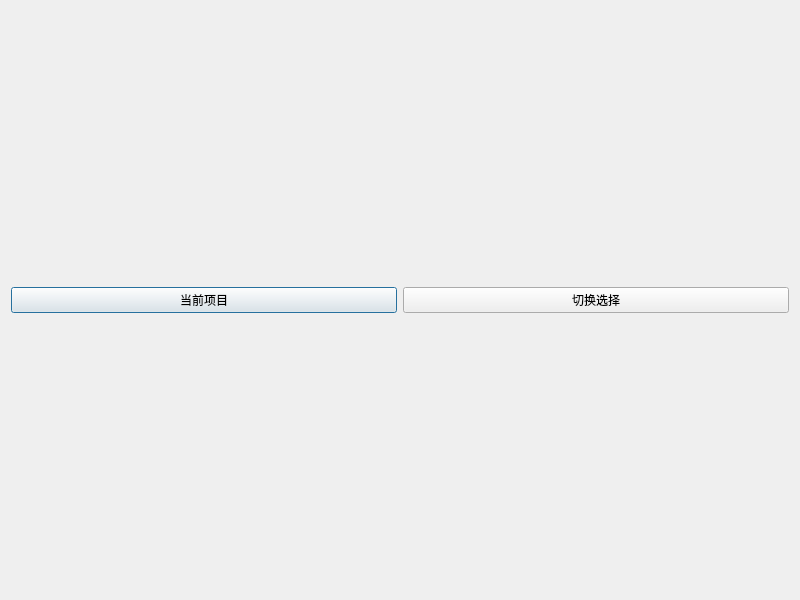
<?xml version="1.0" encoding="UTF-8"?>
<ui version="4.0">
 <class>DialogMySelection</class>
 <widget class="QDialog" name="DialogMySelection">
  <property name="geometry">
   <rect>
    <x>0</x>
    <y>0</y>
    <width>800</width>
    <height>600</height>
   </rect>
  </property>
  <property name="windowTitle">
   <string>MySelection</string>
  </property>
  <layout class="QVBoxLayout" name="verticalLayout">
   <item>
    <layout class="QHBoxLayout" name="layoutButtons">
     <item>
      <widget class="QPushButton" name="pushButtonCurSel">
       <property name="text">
        <string>当前项目</string>
       </property>
      </widget>
     </item>
     <item>
      <widget class="QPushButton" name="pushButtonToggleSelection">
       <property name="text">
        <string>切换选择</string>
       </property>
      </widget>
     </item>
    </layout>
   </item>
  </layout>
 </widget>
 <resources/>
 <connections/>
</ui>
